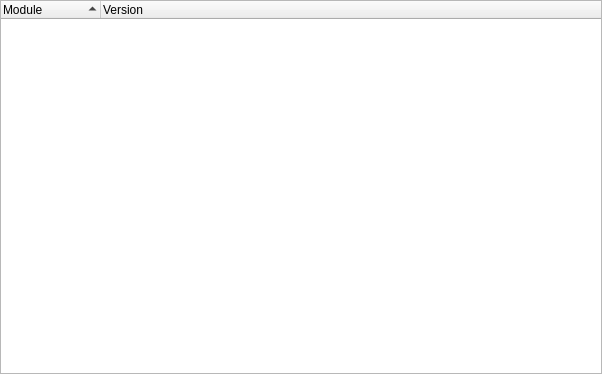
<?xml version="1.0" encoding="UTF-8"?>
<ui version="4.0">
 <class>CVersionInfoGuiComp</class>
 <widget class="QWidget" name="CVersionInfoGuiComp">
  <property name="geometry">
   <rect>
    <x>0</x>
    <y>0</y>
    <width>602</width>
    <height>374</height>
   </rect>
  </property>
  <property name="windowTitle">
   <string>Form</string>
  </property>
  <layout class="QVBoxLayout" name="verticalLayout">
   <property name="margin">
    <number>0</number>
   </property>
   <item>
    <widget class="QTreeWidget" name="Tree">
     <property name="editTriggers">
      <set>QAbstractItemView::NoEditTriggers</set>
     </property>
     <property name="showDropIndicator" stdset="0">
      <bool>false</bool>
     </property>
     <property name="alternatingRowColors">
      <bool>true</bool>
     </property>
     <property name="selectionMode">
      <enum>QAbstractItemView::NoSelection</enum>
     </property>
     <property name="rootIsDecorated">
      <bool>false</bool>
     </property>
     <property name="uniformRowHeights">
      <bool>true</bool>
     </property>
     <property name="sortingEnabled">
      <bool>true</bool>
     </property>
     <property name="allColumnsShowFocus">
      <bool>true</bool>
     </property>
     <property name="expandsOnDoubleClick">
      <bool>false</bool>
     </property>
     <column>
      <property name="text">
       <string>Module</string>
      </property>
     </column>
     <column>
      <property name="text">
       <string>Version</string>
      </property>
     </column>
    </widget>
   </item>
  </layout>
 </widget>
 <resources/>
 <connections/>
</ui>
